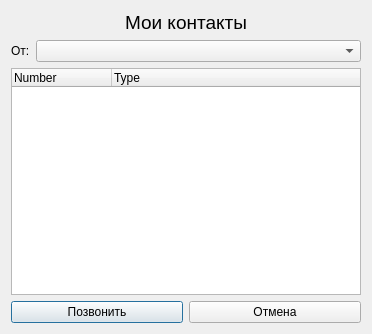
<?xml version="1.0" encoding="UTF-8"?>
<ui version="4.0">
 <class>ContactDialog</class>
 <widget class="QDialog" name="ContactDialog">
  <property name="geometry">
   <rect>
    <x>0</x>
    <y>0</y>
    <width>372</width>
    <height>334</height>
   </rect>
  </property>
  <property name="minimumSize">
   <size>
    <width>300</width>
    <height>300</height>
   </size>
  </property>
  <property name="windowTitle">
   <string>Call</string>
  </property>
  <property name="windowIcon">
   <iconset resource="images.qrc">
    <normaloff>:/images/outcall-logo.png</normaloff>:/images/outcall-logo.png</iconset>
  </property>
  <layout class="QVBoxLayout" name="verticalLayout">
   <item>
    <layout class="QHBoxLayout" name="horizontalLayout_3">
     <item>
      <widget class="QLabel" name="contactName">
       <property name="font">
        <font>
         <pointsize>14</pointsize>
        </font>
       </property>
       <property name="text">
        <string>Мои контакты</string>
       </property>
       <property name="alignment">
        <set>Qt::AlignCenter</set>
       </property>
      </widget>
     </item>
    </layout>
   </item>
   <item>
    <layout class="QHBoxLayout" name="horizontalLayout_2">
     <item>
      <widget class="QLabel" name="fromLabel">
       <property name="sizePolicy">
        <sizepolicy hsizetype="Fixed" vsizetype="Preferred">
         <horstretch>0</horstretch>
         <verstretch>0</verstretch>
        </sizepolicy>
       </property>
       <property name="text">
        <string>От:</string>
       </property>
      </widget>
     </item>
     <item>
      <widget class="QComboBox" name="extensionBox">
       <property name="sizePolicy">
        <sizepolicy hsizetype="Preferred" vsizetype="Preferred">
         <horstretch>0</horstretch>
         <verstretch>0</verstretch>
        </sizepolicy>
       </property>
       <property name="minimumSize">
        <size>
         <width>200</width>
         <height>0</height>
        </size>
       </property>
      </widget>
     </item>
    </layout>
   </item>
   <item>
    <widget class="QTreeWidget" name="treeWidget">
     <property name="textElideMode">
      <enum>Qt::ElideRight</enum>
     </property>
     <property name="rootIsDecorated">
      <bool>false</bool>
     </property>
     <property name="columnCount">
      <number>2</number>
     </property>
     <attribute name="headerHighlightSections">
      <bool>false</bool>
     </attribute>
     <column>
      <property name="text">
       <string>Number</string>
      </property>
     </column>
     <column>
      <property name="text">
       <string>Type</string>
      </property>
     </column>
    </widget>
   </item>
   <item>
    <layout class="QHBoxLayout" name="horizontalLayout">
     <item>
      <widget class="QPushButton" name="callButton">
       <property name="text">
        <string>Позвонить</string>
       </property>
      </widget>
     </item>
     <item>
      <widget class="QPushButton" name="cancelButton">
       <property name="text">
        <string>Отмена</string>
       </property>
      </widget>
     </item>
    </layout>
   </item>
  </layout>
 </widget>
 <resources>
  <include location="images.qrc"/>
 </resources>
 <connections/>
</ui>
